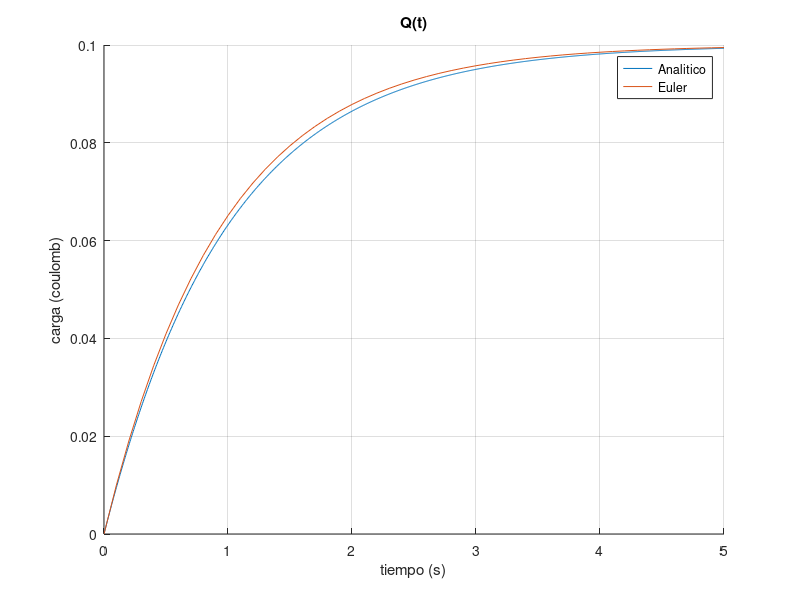

The MATLAB script that drew this image:
clc;
clear all;

% Parametros
R = 100;
C = 0.01;
V = 10;

% Condiciones iniciales
qo = 0;
to = 0;

% Ecuaciones
Q = @(t) V.*C.*(1-exp(-t/(R.*C))) % Sol. Analitica
Q_prima = @(q) V/R - q/(R*C)      % Despeje. Q prima

Ti = 0.1; % Resolucion
tsim = 5; % Tiempo de simulacion

Q_aprox(1) = qo; % Inicializando carga inicial
t_aprox(1) = to; % Inicializando tiempo inicial

% Metodo de Euler
for k = 1:tsim/Ti
    Q_aprox(k+1) = Q_aprox(k) + Ti * Q_prima(Q_aprox(k));
    t_aprox(k+1) = t_aprox(k) + Ti;
end

t_r = linspace(0, tsim, 1000);
hold on;
plot(t_r, Q(t_r));
plot(t_aprox, Q_aprox);
legend('Analitico', 'Euler');
title('Q(t)');
xlabel('tiempo (s)');
ylabel('carga (coulomb)');
grid on;